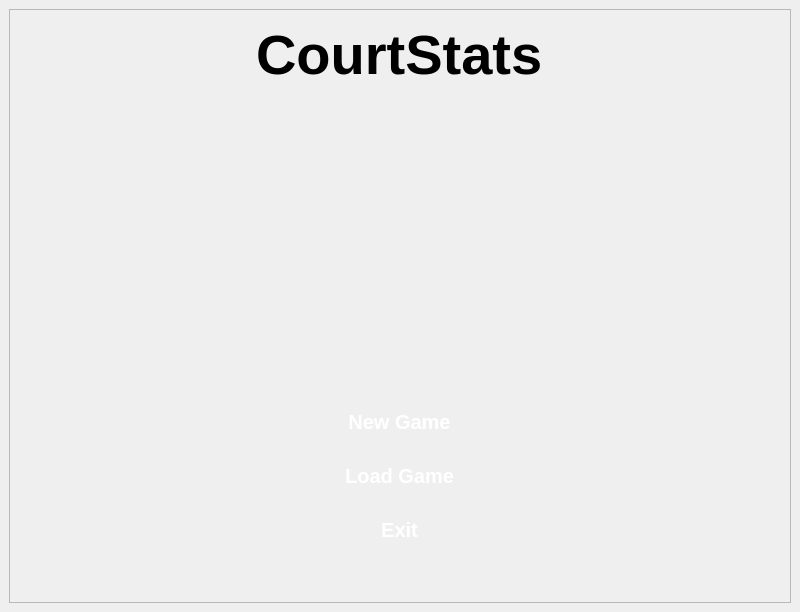
<?xml version="1.0" encoding="UTF-8"?>
<ui version="4.0">
 <class>CourtStats</class>
 <widget class="QMainWindow" name="CourtStats">
  <property name="geometry">
   <rect>
    <x>0</x>
    <y>0</y>
    <width>800</width>
    <height>612</height>
   </rect>
  </property>
  <property name="windowTitle">
   <string>CourtStats</string>
  </property>
  <widget class="QWidget" name="centralwidget">
   <layout class="QVBoxLayout" name="verticalLayout">
    <item>
     <widget class="QStackedWidget" name="stackedWidget">
      <property name="currentIndex">
       <number>0</number>
      </property>
      <widget class="QWidget" name="MainPage">
       <layout class="QHBoxLayout" name="horizontalLayout">
        <property name="spacing">
         <number>0</number>
        </property>
        <property name="leftMargin">
         <number>0</number>
        </property>
        <property name="topMargin">
         <number>0</number>
        </property>
        <property name="rightMargin">
         <number>0</number>
        </property>
        <property name="bottomMargin">
         <number>0</number>
        </property>
        <item>
         <widget class="QFrame" name="frame">
          <property name="frameShape">
           <enum>QFrame::StyledPanel</enum>
          </property>
          <property name="frameShadow">
           <enum>QFrame::Raised</enum>
          </property>
          <layout class="QHBoxLayout" name="horizontalLayout_2">
           <property name="spacing">
            <number>0</number>
           </property>
           <property name="leftMargin">
            <number>0</number>
           </property>
           <property name="topMargin">
            <number>0</number>
           </property>
           <property name="rightMargin">
            <number>0</number>
           </property>
           <property name="bottomMargin">
            <number>0</number>
           </property>
           <item>
            <widget class="QFrame" name="frame_2">
             <property name="sizePolicy">
              <sizepolicy hsizetype="Expanding" vsizetype="Expanding">
               <horstretch>0</horstretch>
               <verstretch>0</verstretch>
              </sizepolicy>
             </property>
             <property name="frameShape">
              <enum>QFrame::Box</enum>
             </property>
             <property name="frameShadow">
              <enum>QFrame::Raised</enum>
             </property>
             <property name="lineWidth">
              <number>0</number>
             </property>
             <property name="midLineWidth">
              <number>0</number>
             </property>
             <layout class="QVBoxLayout" name="verticalLayout_2">
              <property name="spacing">
               <number>0</number>
              </property>
              <property name="leftMargin">
               <number>0</number>
              </property>
              <property name="topMargin">
               <number>0</number>
              </property>
              <property name="rightMargin">
               <number>0</number>
              </property>
              <property name="bottomMargin">
               <number>0</number>
              </property>
              <item alignment="Qt::AlignHCenter|Qt::AlignVCenter">
               <widget class="QLabel" name="label">
                <property name="styleSheet">
                 <string notr="true">QLabel {
    font-family: &quot;Segoe UI&quot;, &quot;Helvetica Neue&quot;, Arial, sans-serif;
    font-size: 56px;
    font-weight: bold;
    color: black;
}</string>
                </property>
                <property name="text">
                 <string>CourtStats</string>
                </property>
               </widget>
              </item>
              <item>
               <spacer name="verticalSpacer">
                <property name="orientation">
                 <enum>Qt::Vertical</enum>
                </property>
                <property name="sizeType">
                 <enum>QSizePolicy::Fixed</enum>
                </property>
                <property name="sizeHint" stdset="0">
                 <size>
                  <width>20</width>
                  <height>300</height>
                 </size>
                </property>
               </spacer>
              </item>
              <item alignment="Qt::AlignHCenter">
               <widget class="QPushButton" name="newGame_main">
                <property name="sizePolicy">
                 <sizepolicy hsizetype="Expanding" vsizetype="Fixed">
                  <horstretch>0</horstretch>
                  <verstretch>0</verstretch>
                 </sizepolicy>
                </property>
                <property name="styleSheet">
                 <string notr="true">QPushButton {
    font-family: &quot;Segoe UI&quot;, &quot;Helvetica Neue&quot;, Arial, sans-serif;
    font-size: 20px;
    font-weight: 600;
    color: #ffffff;
    background: qlineargradient(x1:0, y1:0, x2:1, y2:1,
                                stop:0 #0072ff, stop:1 #00c6ff);
    border: none;
    border-radius: 10px;
    padding: 10px 28px;
}

QPushButton:hover {
    background: qlineargradient(x1:0, y1:0, x2:1, y2:1,
                                stop:0 #3399ff, stop:1 #33ccff);
}

QPushButton:pressed {
    background: qlineargradient(x1:0, y1:1, x2:1, y2:0,
                                stop:0 #0057cc, stop:1 #0099cc);
    transform: scale(0.97);
}</string>
                </property>
                <property name="text">
                 <string>New Game</string>
                </property>
               </widget>
              </item>
              <item>
               <spacer name="verticalSpacer_3">
                <property name="orientation">
                 <enum>Qt::Vertical</enum>
                </property>
                <property name="sizeType">
                 <enum>QSizePolicy::Fixed</enum>
                </property>
                <property name="sizeHint" stdset="0">
                 <size>
                  <width>20</width>
                  <height>10</height>
                 </size>
                </property>
               </spacer>
              </item>
              <item alignment="Qt::AlignHCenter">
               <widget class="QPushButton" name="loadGame_main">
                <property name="sizePolicy">
                 <sizepolicy hsizetype="Expanding" vsizetype="Fixed">
                  <horstretch>0</horstretch>
                  <verstretch>0</verstretch>
                 </sizepolicy>
                </property>
                <property name="styleSheet">
                 <string notr="true">QPushButton {
    font-family: &quot;Segoe UI&quot;, &quot;Helvetica Neue&quot;, Arial, sans-serif;
    font-size: 20px;
    font-weight: 600;
    color: #ffffff;
    background: qlineargradient(x1:0, y1:0, x2:1, y2:1,
                                stop:0 #0072ff, stop:1 #00c6ff);
    border: none;
    border-radius: 10px;
    padding: 10px 28px;
}

QPushButton:hover {
    background: qlineargradient(x1:0, y1:0, x2:1, y2:1,
                                stop:0 #3399ff, stop:1 #33ccff);
}

QPushButton:pressed {
    background: qlineargradient(x1:0, y1:1, x2:1, y2:0,
                                stop:0 #0057cc, stop:1 #0099cc);
    transform: scale(0.97);
}</string>
                </property>
                <property name="text">
                 <string>Load Game</string>
                </property>
               </widget>
              </item>
              <item>
               <spacer name="verticalSpacer_4">
                <property name="orientation">
                 <enum>Qt::Vertical</enum>
                </property>
                <property name="sizeType">
                 <enum>QSizePolicy::Fixed</enum>
                </property>
                <property name="sizeHint" stdset="0">
                 <size>
                  <width>20</width>
                  <height>10</height>
                 </size>
                </property>
               </spacer>
              </item>
              <item alignment="Qt::AlignHCenter">
               <widget class="QPushButton" name="exit_main">
                <property name="sizePolicy">
                 <sizepolicy hsizetype="Expanding" vsizetype="Fixed">
                  <horstretch>0</horstretch>
                  <verstretch>0</verstretch>
                 </sizepolicy>
                </property>
                <property name="styleSheet">
                 <string notr="true">QPushButton {
    font-family: &quot;Segoe UI&quot;, &quot;Helvetica Neue&quot;, Arial, sans-serif;
    font-size: 20px;
    font-weight: 600;
    color: #ffffff;
    background: qlineargradient(x1:0, y1:0, x2:1, y2:1,
                                stop:0 #ff1e56, stop:1 #ff7b00);
    border: none;
    border-radius: 10px;
    padding: 10px 28px;
}

QPushButton:hover {
    background: qlineargradient(x1:0, y1:0, x2:1, y2:1,
                                stop:0 #ff4d6d, stop:1 #ff9933);
}

QPushButton:pressed {
    background: qlineargradient(x1:0, y1:1, x2:1, y2:0,
                                stop:0 #cc0033, stop:1 #e65c00);
    transform: scale(0.97);
}</string>
                </property>
                <property name="text">
                 <string>Exit</string>
                </property>
               </widget>
              </item>
              <item>
               <spacer name="verticalSpacer_2">
                <property name="orientation">
                 <enum>Qt::Vertical</enum>
                </property>
                <property name="sizeType">
                 <enum>QSizePolicy::Fixed</enum>
                </property>
                <property name="sizeHint" stdset="0">
                 <size>
                  <width>20</width>
                  <height>50</height>
                 </size>
                </property>
               </spacer>
              </item>
             </layout>
            </widget>
           </item>
          </layout>
         </widget>
        </item>
       </layout>
      </widget>
      <widget class="QWidget" name="GameSetup">
       <layout class="QVBoxLayout" name="verticalLayout_3">
        <item>
         <widget class="QLabel" name="label_8">
          <property name="font">
           <font>
            <family>Segoe UI</family>
            <pointsize>24</pointsize>
            <weight>75</weight>
            <bold>true</bold>
           </font>
          </property>
          <property name="frameShape">
           <enum>QFrame::NoFrame</enum>
          </property>
          <property name="frameShadow">
           <enum>QFrame::Raised</enum>
          </property>
          <property name="lineWidth">
           <number>0</number>
          </property>
          <property name="text">
           <string>Team Setup</string>
          </property>
         </widget>
        </item>
        <item>
         <widget class="QFrame" name="frame_3">
          <property name="maximumSize">
           <size>
            <width>16777215</width>
            <height>50</height>
           </size>
          </property>
          <property name="frameShape">
           <enum>QFrame::StyledPanel</enum>
          </property>
          <property name="frameShadow">
           <enum>QFrame::Raised</enum>
          </property>
          <layout class="QHBoxLayout" name="horizontalLayout_10">
           <property name="spacing">
            <number>0</number>
           </property>
           <property name="leftMargin">
            <number>0</number>
           </property>
           <property name="topMargin">
            <number>0</number>
           </property>
           <property name="rightMargin">
            <number>0</number>
           </property>
           <property name="bottomMargin">
            <number>0</number>
           </property>
           <item>
            <widget class="QFrame" name="frame_13">
             <property name="frameShape">
              <enum>QFrame::StyledPanel</enum>
             </property>
             <property name="frameShadow">
              <enum>QFrame::Raised</enum>
             </property>
             <layout class="QHBoxLayout" name="horizontalLayout_3">
              <property name="spacing">
               <number>0</number>
              </property>
              <property name="leftMargin">
               <number>0</number>
              </property>
              <property name="topMargin">
               <number>0</number>
              </property>
              <property name="bottomMargin">
               <number>0</number>
              </property>
              <item>
               <widget class="QLabel" name="label_2">
                <property name="text">
                 <string>League Name: </string>
                </property>
               </widget>
              </item>
              <item>
               <widget class="QLineEdit" name="leagueName_input"/>
              </item>
             </layout>
            </widget>
           </item>
           <item>
            <widget class="QFrame" name="frame_14">
             <property name="frameShape">
              <enum>QFrame::StyledPanel</enum>
             </property>
             <property name="frameShadow">
              <enum>QFrame::Raised</enum>
             </property>
             <layout class="QHBoxLayout" name="horizontalLayout_9">
              <property name="spacing">
               <number>0</number>
              </property>
              <property name="leftMargin">
               <number>0</number>
              </property>
              <property name="topMargin">
               <number>0</number>
              </property>
              <property name="bottomMargin">
               <number>0</number>
              </property>
              <item>
               <spacer name="horizontalSpacer">
                <property name="orientation">
                 <enum>Qt::Horizontal</enum>
                </property>
                <property name="sizeHint" stdset="0">
                 <size>
                  <width>40</width>
                  <height>20</height>
                 </size>
                </property>
               </spacer>
              </item>
              <item>
               <widget class="QLabel" name="label_5">
                <property name="text">
                 <string>Game No.: </string>
                </property>
               </widget>
              </item>
              <item alignment="Qt::AlignLeft">
               <widget class="QLineEdit" name="gameNo_input"/>
              </item>
             </layout>
            </widget>
           </item>
          </layout>
         </widget>
        </item>
        <item>
         <widget class="QFrame" name="frame_4">
          <property name="frameShape">
           <enum>QFrame::StyledPanel</enum>
          </property>
          <property name="frameShadow">
           <enum>QFrame::Raised</enum>
          </property>
          <layout class="QHBoxLayout" name="horizontalLayout_4">
           <property name="spacing">
            <number>0</number>
           </property>
           <property name="leftMargin">
            <number>0</number>
           </property>
           <property name="topMargin">
            <number>0</number>
           </property>
           <property name="rightMargin">
            <number>0</number>
           </property>
           <property name="bottomMargin">
            <number>0</number>
           </property>
           <item>
            <widget class="QFrame" name="frame_5">
             <property name="frameShape">
              <enum>QFrame::StyledPanel</enum>
             </property>
             <property name="frameShadow">
              <enum>QFrame::Raised</enum>
             </property>
             <layout class="QVBoxLayout" name="verticalLayout_4">
              <property name="spacing">
               <number>0</number>
              </property>
              <property name="leftMargin">
               <number>0</number>
              </property>
              <property name="topMargin">
               <number>0</number>
              </property>
              <property name="rightMargin">
               <number>0</number>
              </property>
              <property name="bottomMargin">
               <number>0</number>
              </property>
              <item>
               <widget class="QFrame" name="frame_7">
                <property name="maximumSize">
                 <size>
                  <width>16777215</width>
                  <height>50</height>
                 </size>
                </property>
                <property name="frameShape">
                 <enum>QFrame::StyledPanel</enum>
                </property>
                <property name="frameShadow">
                 <enum>QFrame::Raised</enum>
                </property>
                <layout class="QHBoxLayout" name="horizontalLayout_6">
                 <property name="spacing">
                  <number>0</number>
                 </property>
                 <property name="leftMargin">
                  <number>0</number>
                 </property>
                 <property name="topMargin">
                  <number>0</number>
                 </property>
                 <property name="rightMargin">
                  <number>0</number>
                 </property>
                 <property name="bottomMargin">
                  <number>0</number>
                 </property>
                 <item>
                  <widget class="QLabel" name="label_3">
                   <property name="text">
                    <string>Home Team: </string>
                   </property>
                  </widget>
                 </item>
                 <item>
                  <widget class="QLineEdit" name="homeTeam_input"/>
                 </item>
                </layout>
               </widget>
              </item>
              <item>
               <widget class="QFrame" name="frame_8">
                <property name="frameShape">
                 <enum>QFrame::StyledPanel</enum>
                </property>
                <property name="frameShadow">
                 <enum>QFrame::Raised</enum>
                </property>
                <layout class="QHBoxLayout" name="horizontalLayout_7">
                 <property name="spacing">
                  <number>0</number>
                 </property>
                 <property name="leftMargin">
                  <number>0</number>
                 </property>
                 <property name="topMargin">
                  <number>0</number>
                 </property>
                 <property name="rightMargin">
                  <number>0</number>
                 </property>
                 <property name="bottomMargin">
                  <number>0</number>
                 </property>
                 <item>
                  <widget class="QTableWidget" name="homeTeam_table"/>
                 </item>
                </layout>
               </widget>
              </item>
              <item>
               <layout class="QHBoxLayout" name="horizontalLayout_13">
                <item>
                 <widget class="QPushButton" name="addPlayer_home">
                  <property name="sizePolicy">
                   <sizepolicy hsizetype="Preferred" vsizetype="Preferred">
                    <horstretch>0</horstretch>
                    <verstretch>0</verstretch>
                   </sizepolicy>
                  </property>
                  <property name="text">
                   <string>(+) Add player</string>
                  </property>
                 </widget>
                </item>
                <item>
                 <widget class="QPushButton" name="pushButton">
                  <property name="sizePolicy">
                   <sizepolicy hsizetype="Preferred" vsizetype="Preferred">
                    <horstretch>0</horstretch>
                    <verstretch>0</verstretch>
                   </sizepolicy>
                  </property>
                  <property name="text">
                   <string>(-) Remove player</string>
                  </property>
                 </widget>
                </item>
               </layout>
              </item>
             </layout>
            </widget>
           </item>
           <item>
            <widget class="QFrame" name="frame_6">
             <property name="frameShape">
              <enum>QFrame::StyledPanel</enum>
             </property>
             <property name="frameShadow">
              <enum>QFrame::Raised</enum>
             </property>
             <layout class="QVBoxLayout" name="verticalLayout_5">
              <property name="spacing">
               <number>0</number>
              </property>
              <property name="leftMargin">
               <number>0</number>
              </property>
              <property name="topMargin">
               <number>0</number>
              </property>
              <property name="rightMargin">
               <number>0</number>
              </property>
              <property name="bottomMargin">
               <number>0</number>
              </property>
              <item>
               <widget class="QFrame" name="frame_10">
                <property name="maximumSize">
                 <size>
                  <width>16777215</width>
                  <height>50</height>
                 </size>
                </property>
                <property name="frameShape">
                 <enum>QFrame::StyledPanel</enum>
                </property>
                <property name="frameShadow">
                 <enum>QFrame::Raised</enum>
                </property>
                <layout class="QHBoxLayout" name="horizontalLayout_5">
                 <property name="spacing">
                  <number>0</number>
                 </property>
                 <property name="leftMargin">
                  <number>0</number>
                 </property>
                 <property name="topMargin">
                  <number>0</number>
                 </property>
                 <property name="rightMargin">
                  <number>0</number>
                 </property>
                 <property name="bottomMargin">
                  <number>0</number>
                 </property>
                 <item>
                  <widget class="QLabel" name="label_4">
                   <property name="text">
                    <string>Away Team: </string>
                   </property>
                  </widget>
                 </item>
                 <item>
                  <widget class="QLineEdit" name="awayTeam_input"/>
                 </item>
                </layout>
               </widget>
              </item>
              <item>
               <widget class="QFrame" name="frame_11">
                <property name="frameShape">
                 <enum>QFrame::StyledPanel</enum>
                </property>
                <property name="frameShadow">
                 <enum>QFrame::Raised</enum>
                </property>
                <layout class="QHBoxLayout" name="horizontalLayout_8">
                 <property name="spacing">
                  <number>0</number>
                 </property>
                 <property name="leftMargin">
                  <number>0</number>
                 </property>
                 <property name="topMargin">
                  <number>0</number>
                 </property>
                 <property name="rightMargin">
                  <number>0</number>
                 </property>
                 <property name="bottomMargin">
                  <number>0</number>
                 </property>
                 <item>
                  <widget class="QTableWidget" name="awayTeam_table"/>
                 </item>
                </layout>
               </widget>
              </item>
              <item>
               <layout class="QHBoxLayout" name="horizontalLayout_14">
                <item>
                 <widget class="QPushButton" name="addPlayer_away">
                  <property name="text">
                   <string>(+) Add player</string>
                  </property>
                 </widget>
                </item>
                <item>
                 <widget class="QPushButton" name="pushButton_2">
                  <property name="sizePolicy">
                   <sizepolicy hsizetype="Preferred" vsizetype="Preferred">
                    <horstretch>0</horstretch>
                    <verstretch>0</verstretch>
                   </sizepolicy>
                  </property>
                  <property name="text">
                   <string>(-) Remove player</string>
                  </property>
                 </widget>
                </item>
               </layout>
              </item>
             </layout>
            </widget>
           </item>
          </layout>
         </widget>
        </item>
        <item>
         <layout class="QHBoxLayout" name="horizontalLayout_15">
          <item>
           <widget class="QPushButton" name="gameSetup_back">
            <property name="text">
             <string>Back</string>
            </property>
           </widget>
          </item>
          <item>
           <widget class="QPushButton" name="startGameStat">
            <property name="text">
             <string>Start</string>
            </property>
           </widget>
          </item>
         </layout>
        </item>
       </layout>
      </widget>
      <widget class="QWidget" name="Stats_page">
       <layout class="QVBoxLayout" name="verticalLayout_8">
        <item>
         <widget class="QFrame" name="frame_15">
          <property name="frameShape">
           <enum>QFrame::StyledPanel</enum>
          </property>
          <property name="frameShadow">
           <enum>QFrame::Raised</enum>
          </property>
          <layout class="QVBoxLayout" name="verticalLayout_9">
           <property name="spacing">
            <number>0</number>
           </property>
           <property name="leftMargin">
            <number>0</number>
           </property>
           <property name="topMargin">
            <number>0</number>
           </property>
           <property name="rightMargin">
            <number>0</number>
           </property>
           <property name="bottomMargin">
            <number>0</number>
           </property>
           <item alignment="Qt::AlignHCenter">
            <widget class="QLabel" name="label_6">
             <property name="font">
              <font>
               <family>Segoe UI</family>
               <pointsize>24</pointsize>
               <weight>75</weight>
               <bold>true</bold>
              </font>
             </property>
             <property name="text">
              <string>Game Stats</string>
             </property>
            </widget>
           </item>
           <item>
            <spacer name="verticalSpacer_5">
             <property name="orientation">
              <enum>Qt::Vertical</enum>
             </property>
             <property name="sizeType">
              <enum>QSizePolicy::Fixed</enum>
             </property>
             <property name="sizeHint" stdset="0">
              <size>
               <width>20</width>
               <height>10</height>
              </size>
             </property>
            </spacer>
           </item>
           <item alignment="Qt::AlignHCenter">
            <widget class="QLabel" name="leagueName">
             <property name="font">
              <font>
               <pointsize>12</pointsize>
              </font>
             </property>
             <property name="text">
              <string>LeagueName</string>
             </property>
            </widget>
           </item>
           <item>
            <spacer name="verticalSpacer_6">
             <property name="orientation">
              <enum>Qt::Vertical</enum>
             </property>
             <property name="sizeType">
              <enum>QSizePolicy::Fixed</enum>
             </property>
             <property name="sizeHint" stdset="0">
              <size>
               <width>20</width>
               <height>5</height>
              </size>
             </property>
            </spacer>
           </item>
           <item alignment="Qt::AlignHCenter">
            <widget class="QLabel" name="gameNo">
             <property name="font">
              <font>
               <pointsize>12</pointsize>
              </font>
             </property>
             <property name="text">
              <string>GameNo</string>
             </property>
             <property name="scaledContents">
              <bool>true</bool>
             </property>
            </widget>
           </item>
          </layout>
         </widget>
        </item>
        <item>
         <widget class="QFrame" name="frame_17">
          <property name="minimumSize">
           <size>
            <width>0</width>
            <height>250</height>
           </size>
          </property>
          <property name="frameShape">
           <enum>QFrame::StyledPanel</enum>
          </property>
          <property name="frameShadow">
           <enum>QFrame::Raised</enum>
          </property>
          <layout class="QHBoxLayout" name="horizontalLayout_11">
           <item>
            <widget class="QFrame" name="frame_22">
             <property name="frameShape">
              <enum>QFrame::StyledPanel</enum>
             </property>
             <property name="frameShadow">
              <enum>QFrame::Raised</enum>
             </property>
             <layout class="QVBoxLayout" name="verticalLayout_11">
              <property name="spacing">
               <number>0</number>
              </property>
              <property name="leftMargin">
               <number>0</number>
              </property>
              <property name="topMargin">
               <number>0</number>
              </property>
              <property name="rightMargin">
               <number>0</number>
              </property>
              <property name="bottomMargin">
               <number>0</number>
              </property>
              <item alignment="Qt::AlignHCenter">
               <widget class="QLabel" name="homeTeam">
                <property name="maximumSize">
                 <size>
                  <width>16777215</width>
                  <height>50</height>
                 </size>
                </property>
                <property name="font">
                 <font>
                  <pointsize>12</pointsize>
                  <weight>75</weight>
                  <bold>true</bold>
                 </font>
                </property>
                <property name="text">
                 <string>HomeTeam</string>
                </property>
               </widget>
              </item>
              <item>
               <widget class="QFrame" name="frame_16">
                <property name="frameShape">
                 <enum>QFrame::StyledPanel</enum>
                </property>
                <property name="frameShadow">
                 <enum>QFrame::Raised</enum>
                </property>
                <layout class="QGridLayout" name="gridLayout">
                 <property name="leftMargin">
                  <number>0</number>
                 </property>
                 <property name="topMargin">
                  <number>0</number>
                 </property>
                 <property name="rightMargin">
                  <number>0</number>
                 </property>
                 <property name="bottomMargin">
                  <number>0</number>
                 </property>
                 <property name="spacing">
                  <number>0</number>
                 </property>
                 <item row="1" column="5">
                  <widget class="QPushButton" name="HT6">
                   <property name="text">
                    <string>HT6</string>
                   </property>
                  </widget>
                 </item>
                 <item row="3" column="1">
                  <widget class="QPushButton" name="HT10">
                   <property name="text">
                    <string>HT10</string>
                   </property>
                  </widget>
                 </item>
                 <item row="0" column="3">
                  <widget class="QPushButton" name="HT2">
                   <property name="text">
                    <string>HT2</string>
                   </property>
                  </widget>
                 </item>
                 <item row="0" column="1">
                  <widget class="QPushButton" name="HT1">
                   <property name="text">
                    <string>HT1</string>
                   </property>
                  </widget>
                 </item>
                 <item row="1" column="1">
                  <widget class="QPushButton" name="HT4">
                   <property name="text">
                    <string>HT4</string>
                   </property>
                  </widget>
                 </item>
                 <item row="0" column="5">
                  <widget class="QPushButton" name="HT3">
                   <property name="text">
                    <string>HT3</string>
                   </property>
                  </widget>
                 </item>
                 <item row="3" column="5">
                  <widget class="QPushButton" name="HT12">
                   <property name="text">
                    <string>HT12</string>
                   </property>
                  </widget>
                 </item>
                 <item row="2" column="5">
                  <widget class="QPushButton" name="HT9">
                   <property name="text">
                    <string>HT9</string>
                   </property>
                  </widget>
                 </item>
                 <item row="0" column="2">
                  <spacer name="horizontalSpacer_3">
                   <property name="orientation">
                    <enum>Qt::Horizontal</enum>
                   </property>
                   <property name="sizeType">
                    <enum>QSizePolicy::Fixed</enum>
                   </property>
                   <property name="sizeHint" stdset="0">
                    <size>
                     <width>5</width>
                     <height>0</height>
                    </size>
                   </property>
                  </spacer>
                 </item>
                 <item row="2" column="1">
                  <widget class="QPushButton" name="HT7">
                   <property name="text">
                    <string>HT7</string>
                   </property>
                  </widget>
                 </item>
                 <item row="1" column="3">
                  <widget class="QPushButton" name="HT5">
                   <property name="text">
                    <string>HT5</string>
                   </property>
                  </widget>
                 </item>
                 <item row="2" column="3">
                  <widget class="QPushButton" name="HT8">
                   <property name="text">
                    <string>HT8</string>
                   </property>
                  </widget>
                 </item>
                 <item row="3" column="3">
                  <widget class="QPushButton" name="HT11">
                   <property name="text">
                    <string>HT11</string>
                   </property>
                  </widget>
                 </item>
                 <item row="0" column="4">
                  <spacer name="horizontalSpacer_4">
                   <property name="orientation">
                    <enum>Qt::Horizontal</enum>
                   </property>
                   <property name="sizeType">
                    <enum>QSizePolicy::Fixed</enum>
                   </property>
                   <property name="sizeHint" stdset="0">
                    <size>
                     <width>5</width>
                     <height>20</height>
                    </size>
                   </property>
                  </spacer>
                 </item>
                </layout>
               </widget>
              </item>
             </layout>
            </widget>
           </item>
           <item>
            <spacer name="horizontalSpacer_2">
             <property name="orientation">
              <enum>Qt::Horizontal</enum>
             </property>
             <property name="sizeType">
              <enum>QSizePolicy::Fixed</enum>
             </property>
             <property name="sizeHint" stdset="0">
              <size>
               <width>40</width>
               <height>20</height>
              </size>
             </property>
            </spacer>
           </item>
           <item>
            <widget class="QFrame" name="frame_21">
             <property name="frameShape">
              <enum>QFrame::StyledPanel</enum>
             </property>
             <property name="frameShadow">
              <enum>QFrame::Raised</enum>
             </property>
             <layout class="QVBoxLayout" name="verticalLayout_10">
              <property name="spacing">
               <number>0</number>
              </property>
              <property name="leftMargin">
               <number>0</number>
              </property>
              <property name="topMargin">
               <number>0</number>
              </property>
              <property name="rightMargin">
               <number>0</number>
              </property>
              <property name="bottomMargin">
               <number>0</number>
              </property>
              <item alignment="Qt::AlignHCenter">
               <widget class="QLabel" name="awayTeam">
                <property name="maximumSize">
                 <size>
                  <width>16777215</width>
                  <height>50</height>
                 </size>
                </property>
                <property name="font">
                 <font>
                  <pointsize>12</pointsize>
                  <weight>75</weight>
                  <bold>true</bold>
                 </font>
                </property>
                <property name="text">
                 <string>AwayTeam</string>
                </property>
               </widget>
              </item>
              <item>
               <widget class="QFrame" name="frame_20">
                <property name="frameShape">
                 <enum>QFrame::StyledPanel</enum>
                </property>
                <property name="frameShadow">
                 <enum>QFrame::Raised</enum>
                </property>
                <layout class="QGridLayout" name="gridLayout_2">
                 <property name="leftMargin">
                  <number>0</number>
                 </property>
                 <property name="topMargin">
                  <number>0</number>
                 </property>
                 <property name="rightMargin">
                  <number>0</number>
                 </property>
                 <property name="bottomMargin">
                  <number>0</number>
                 </property>
                 <property name="spacing">
                  <number>0</number>
                 </property>
                 <item row="0" column="3">
                  <widget class="QPushButton" name="AT2">
                   <property name="text">
                    <string>AT2</string>
                   </property>
                  </widget>
                 </item>
                 <item row="1" column="3">
                  <widget class="QPushButton" name="AT5">
                   <property name="text">
                    <string>AT5</string>
                   </property>
                  </widget>
                 </item>
                 <item row="3" column="3">
                  <widget class="QPushButton" name="AT11">
                   <property name="text">
                    <string>AT11</string>
                   </property>
                  </widget>
                 </item>
                 <item row="0" column="5">
                  <widget class="QPushButton" name="AT3">
                   <property name="text">
                    <string>AT3</string>
                   </property>
                  </widget>
                 </item>
                 <item row="0" column="1">
                  <widget class="QPushButton" name="AT1">
                   <property name="text">
                    <string>AT1</string>
                   </property>
                  </widget>
                 </item>
                 <item row="2" column="5">
                  <widget class="QPushButton" name="AT9">
                   <property name="text">
                    <string>AT9</string>
                   </property>
                  </widget>
                 </item>
                 <item row="2" column="3">
                  <widget class="QPushButton" name="AT8">
                   <property name="text">
                    <string>AT8</string>
                   </property>
                  </widget>
                 </item>
                 <item row="3" column="1">
                  <widget class="QPushButton" name="AT10">
                   <property name="text">
                    <string>AT10</string>
                   </property>
                  </widget>
                 </item>
                 <item row="3" column="5">
                  <widget class="QPushButton" name="AT12">
                   <property name="text">
                    <string>AT12</string>
                   </property>
                  </widget>
                 </item>
                 <item row="0" column="2">
                  <spacer name="horizontalSpacer_5">
                   <property name="orientation">
                    <enum>Qt::Horizontal</enum>
                   </property>
                   <property name="sizeType">
                    <enum>QSizePolicy::Fixed</enum>
                   </property>
                   <property name="sizeHint" stdset="0">
                    <size>
                     <width>5</width>
                     <height>20</height>
                    </size>
                   </property>
                  </spacer>
                 </item>
                 <item row="2" column="1">
                  <widget class="QPushButton" name="AT7">
                   <property name="text">
                    <string>AT7</string>
                   </property>
                  </widget>
                 </item>
                 <item row="1" column="5">
                  <widget class="QPushButton" name="AT6">
                   <property name="text">
                    <string>AT6</string>
                   </property>
                  </widget>
                 </item>
                 <item row="1" column="1">
                  <widget class="QPushButton" name="AT4">
                   <property name="text">
                    <string>AT4</string>
                   </property>
                  </widget>
                 </item>
                 <item row="0" column="4">
                  <spacer name="horizontalSpacer_6">
                   <property name="orientation">
                    <enum>Qt::Horizontal</enum>
                   </property>
                   <property name="sizeType">
                    <enum>QSizePolicy::Fixed</enum>
                   </property>
                   <property name="sizeHint" stdset="0">
                    <size>
                     <width>5</width>
                     <height>20</height>
                    </size>
                   </property>
                  </spacer>
                 </item>
                </layout>
               </widget>
              </item>
             </layout>
            </widget>
           </item>
          </layout>
         </widget>
        </item>
        <item alignment="Qt::AlignHCenter">
         <widget class="QFrame" name="frame_18">
          <property name="minimumSize">
           <size>
            <width>600</width>
            <height>0</height>
           </size>
          </property>
          <property name="frameShape">
           <enum>QFrame::StyledPanel</enum>
          </property>
          <property name="frameShadow">
           <enum>QFrame::Raised</enum>
          </property>
          <layout class="QVBoxLayout" name="verticalLayout_12">
           <property name="spacing">
            <number>0</number>
           </property>
           <property name="leftMargin">
            <number>0</number>
           </property>
           <property name="topMargin">
            <number>0</number>
           </property>
           <property name="rightMargin">
            <number>0</number>
           </property>
           <property name="bottomMargin">
            <number>0</number>
           </property>
           <item>
            <widget class="QListWidget" name="playByplay_log"/>
           </item>
          </layout>
         </widget>
        </item>
        <item>
         <widget class="QFrame" name="frame_19">
          <property name="frameShape">
           <enum>QFrame::StyledPanel</enum>
          </property>
          <property name="frameShadow">
           <enum>QFrame::Raised</enum>
          </property>
          <layout class="QHBoxLayout" name="horizontalLayout_12">
           <item>
            <widget class="QPushButton" name="statsPage_back">
             <property name="text">
              <string>Back</string>
             </property>
            </widget>
           </item>
           <item>
            <widget class="QPushButton" name="statsPage_undo">
             <property name="text">
              <string>Undo</string>
             </property>
            </widget>
           </item>
           <item>
            <widget class="QPushButton" name="statsPage_view">
             <property name="text">
              <string>View</string>
             </property>
            </widget>
           </item>
          </layout>
         </widget>
        </item>
       </layout>
      </widget>
     </widget>
    </item>
   </layout>
  </widget>
 </widget>
 <resources/>
 <connections/>
</ui>
